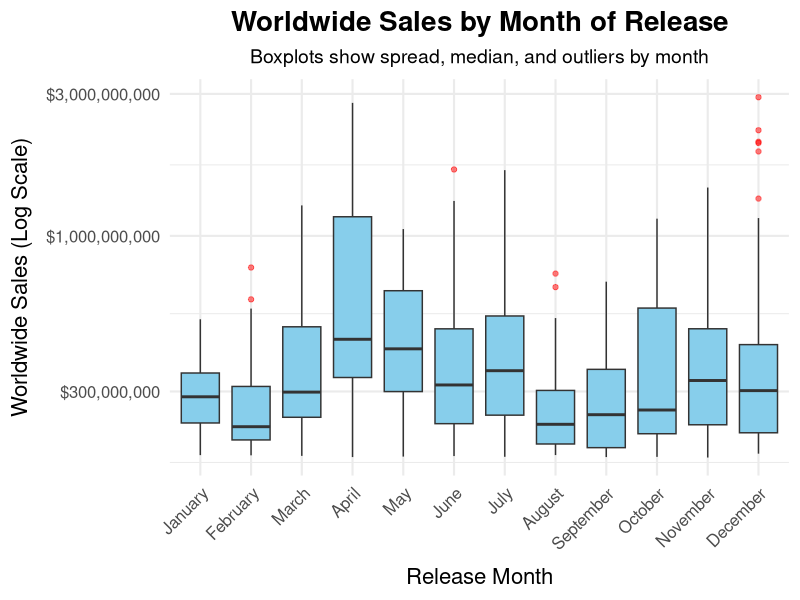

This chart was generated by the following R code:
## ---- chunk 1
# Load libraries
library(tidyverse)
library(lubridate)

# 1. Load the corrected cleaned file
movies <- read.csv("data/movies_cleaned_final_with_correct_month.csv")

# 2. FIX the month so it displays January, February, etc.
movies$release_month <- factor(movies$release_month, levels = 1:12, labels = month.name, ordered = TRUE)

# -------------------------------------------------
# Plot 1: Time of Year Affecting Sales
# -------------------------------------------------

ggplot(movies, aes(x = release_month, y = world_wide_sales)) +
  geom_boxplot(fill = "skyblue", outlier.color = "red", outlier.alpha = 0.5) +
  labs(
    title = "Worldwide Sales by Month of Release",
    subtitle = "Boxplots show spread, median, and outliers by month",
    x = "Release Month",
    y = "Worldwide Sales (Log Scale)"
  ) +
  theme_minimal(base_size = 16) +
  theme(
    plot.title = element_text(face = "bold", size = 20, hjust = 0.5),
    plot.subtitle = element_text(size = 14, hjust = 0.5),
    axis.title.x = element_text(margin = margin(t = 10)),
    axis.title.y = element_text(margin = margin(r = 10)),
    axis.text.x = element_text(angle = 45, hjust = 1, size = 12),
    axis.text.y = element_text(size = 12)
  ) +
  scale_y_continuous(trans = "log10", labels = scales::dollar)


